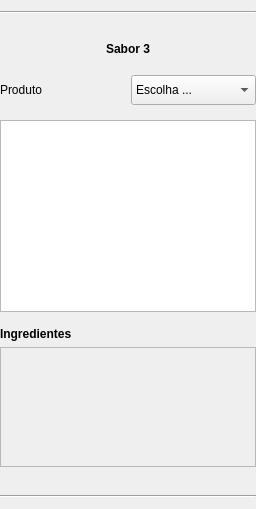
                         <widget class="QFrame" name="frame_65">
                          <property name="frameShape">
                           <enum>QFrame::NoFrame</enum>
                          </property>
                          <property name="frameShadow">
                           <enum>QFrame::Raised</enum>
                          </property>
                          <layout class="QVBoxLayout" name="verticalLayout_86">
                           <property name="leftMargin">
                            <number>0</number>
                           </property>
                           <property name="rightMargin">
                            <number>0</number>
                           </property>
                           <item>
                            <widget class="Line" name="line_5">
                             <property name="orientation">
                              <enum>Qt::Horizontal</enum>
                             </property>
                            </widget>
                           </item>
                           <item>
                            <widget class="QFrame" name="frame_sabor_3">
                             <property name="frameShape">
                              <enum>QFrame::NoFrame</enum>
                             </property>
                             <property name="frameShadow">
                              <enum>QFrame::Raised</enum>
                             </property>
                             <layout class="QVBoxLayout" name="verticalLayout_83">
                              <property name="leftMargin">
                               <number>0</number>
                              </property>
                              <property name="rightMargin">
                               <number>0</number>
                              </property>
                              <item alignment="Qt::AlignHCenter">
                               <widget class="QLabel" name="label_43">
                                <property name="minimumSize">
                                 <size>
                                  <width>0</width>
                                  <height>40</height>
                                 </size>
                                </property>
                                <property name="font">
                                 <font>
                                  <bold>true</bold>
                                 </font>
                                </property>
                                <property name="text">
                                 <string>Sabor 3</string>
                                </property>
                               </widget>
                              </item>
                              <item>
                               <layout class="QHBoxLayout" name="horizontalLayout_44">
                                <item>
                                 <widget class="QLabel" name="label_44">
                                  <property name="minimumSize">
                                   <size>
                                    <width>0</width>
                                    <height>30</height>
                                   </size>
                                  </property>
                                  <property name="text">
                                   <string>Produto</string>
                                  </property>
                                 </widget>
                                </item>
                                <item>
                                 <widget class="QComboBox" name="combo_box_item_pedido_14">
                                  <property name="minimumSize">
                                   <size>
                                    <width>0</width>
                                    <height>30</height>
                                   </size>
                                  </property>
                                  <item>
                                   <property name="text">
                                    <string>Escolha ...</string>
                                   </property>
                                  </item>
                                  <item>
                                   <property name="text">
                                    <string>Pizza fulana</string>
                                   </property>
                                  </item>
                                  <item>
                                   <property name="text">
                                    <string>Pizza beutrana</string>
                                   </property>
                                  </item>
                                 </widget>
                                </item>
                               </layout>
                              </item>
                              <item>
                               <widget class="QFrame" name="frame_adicionais_14">
                                <property name="frameShape">
                                 <enum>QFrame::NoFrame</enum>
                                </property>
                                <property name="frameShadow">
                                 <enum>QFrame::Raised</enum>
                                </property>
                                <layout class="QVBoxLayout" name="verticalLayout_84">
                                 <property name="leftMargin">
                                  <number>0</number>
                                 </property>
                                 <property name="rightMargin">
                                  <number>0</number>
                                 </property>
                                 <item>
                                  <layout class="QHBoxLayout" name="horizontal_layout_31"/>
                                 </item>
                                 <item>
                                  <widget class="QListWidget" name="list_widget_adicionais_pedido_14">
                                   <property name="minimumSize">
                                    <size>
                                     <width>0</width>
                                     <height>120</height>
                                    </size>
                                   </property>
                                   <property name="maximumSize">
                                    <size>
                                     <width>16777215</width>
                                     <height>16777215</height>
                                    </size>
                                   </property>
                                  </widget>
                                 </item>
                                 <item>
                                  <widget class="QFrame" name="frame_66">
                                   <property name="frameShape">
                                    <enum>QFrame::NoFrame</enum>
                                   </property>
                                   <property name="frameShadow">
                                    <enum>QFrame::Raised</enum>
                                   </property>
                                   <layout class="QVBoxLayout" name="verticalLayout_85">
                                    <property name="leftMargin">
                                     <number>0</number>
                                    </property>
                                    <property name="rightMargin">
                                     <number>0</number>
                                    </property>
                                    <property name="bottomMargin">
                                     <number>4</number>
                                    </property>
                                    <item>
                                     <widget class="QLabel" name="label_ingredientes_pedido_14">
                                      <property name="font">
                                       <font>
                                        <bold>true</bold>
                                       </font>
                                      </property>
                                      <property name="text">
                                       <string>Ingredientes</string>
                                      </property>
                                     </widget>
                                    </item>
                                    <item>
                                     <widget class="QScrollArea" name="scroll_area_ingredientes_14">
                                      <property name="minimumSize">
                                       <size>
                                        <width>0</width>
                                        <height>120</height>
                                       </size>
                                      </property>
                                      <property name="widgetResizable">
                                       <bool>true</bool>
                                      </property>
                                      <widget class="QWidget" name="scrollAreaWidgetContents_15">
                                       <property name="geometry">
                                        <rect>
                                         <x>0</x>
                                         <y>0</y>
                                         <width>264</width>
                                         <height>118</height>
                                        </rect>
                                       </property>
                                      </widget>
                                     </widget>
                                    </item>
                                   </layout>
                                  </widget>
                                 </item>
                                </layout>
                               </widget>
                              </item>
                             </layout>
                            </widget>
                           </item>
                           <item>
                            <widget class="Line" name="line_6">
                             <property name="orientation">
                              <enum>Qt::Horizontal</enum>
                             </property>
                            </widget>
                           </item>
                          </layout>
                         </widget>
